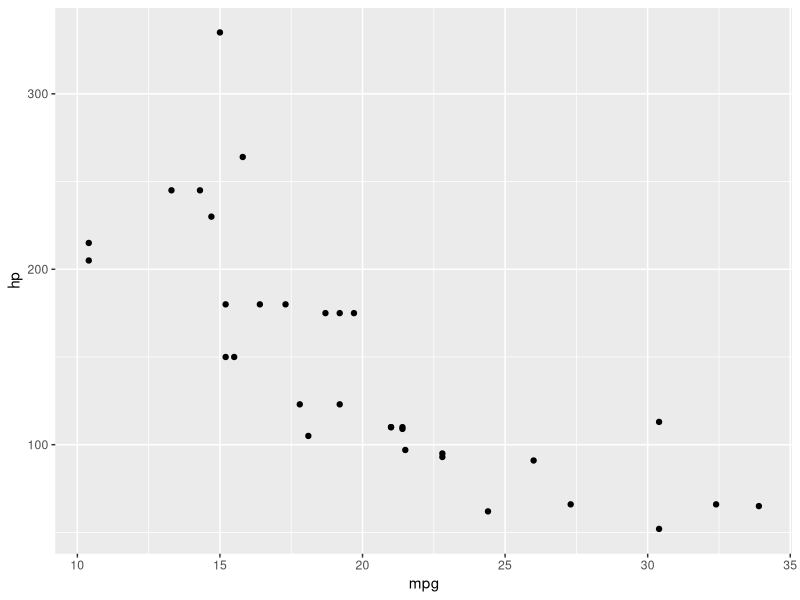
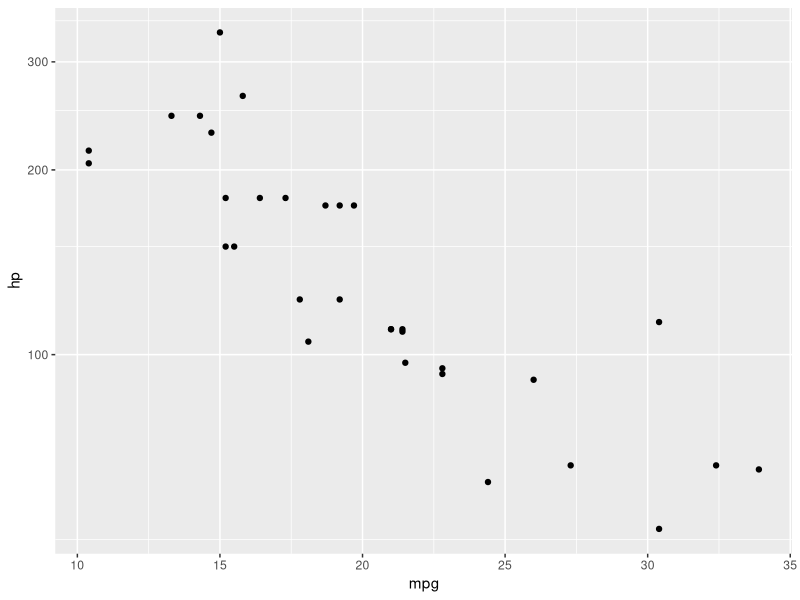
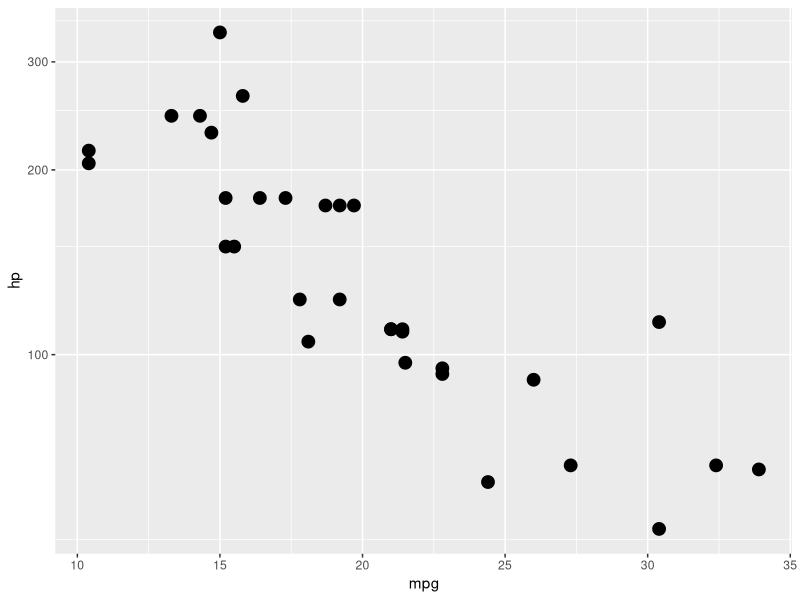
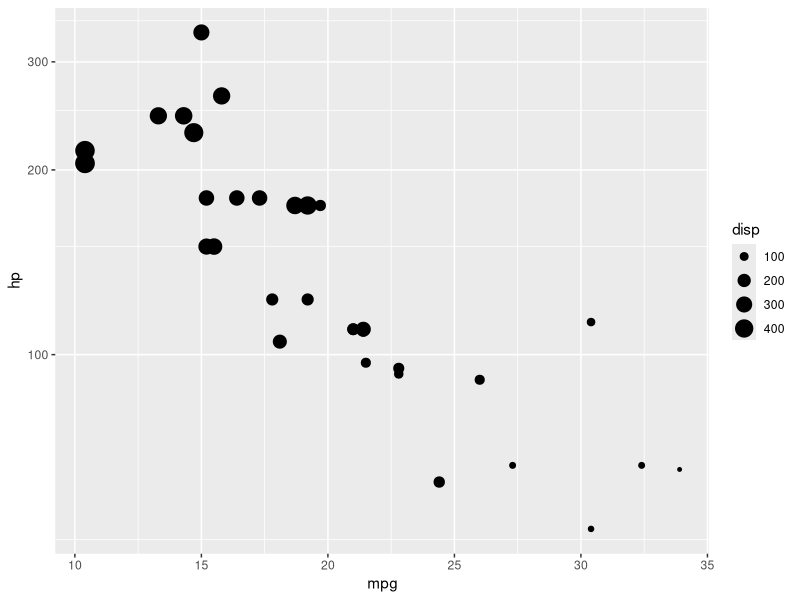
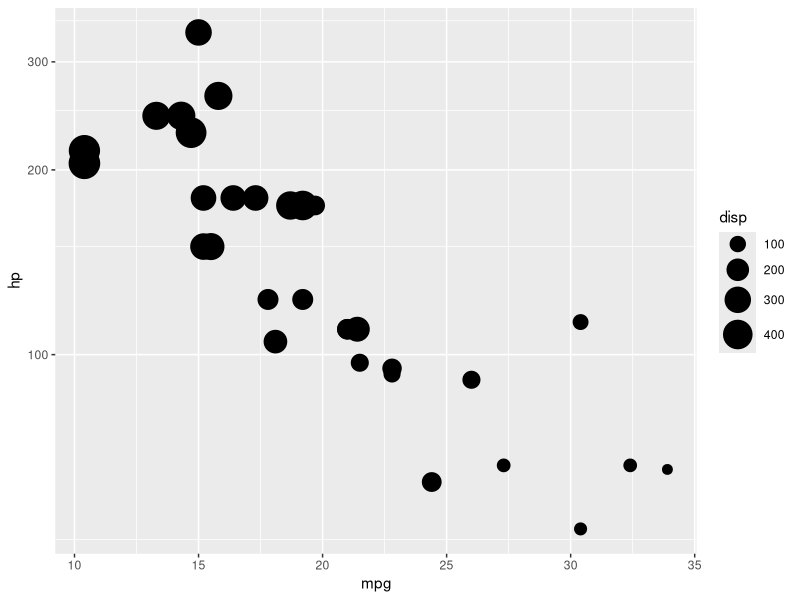
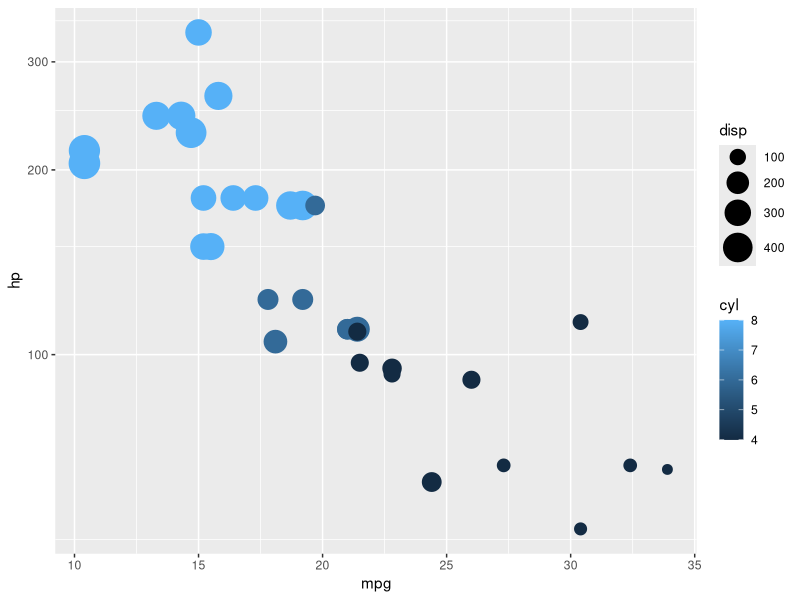
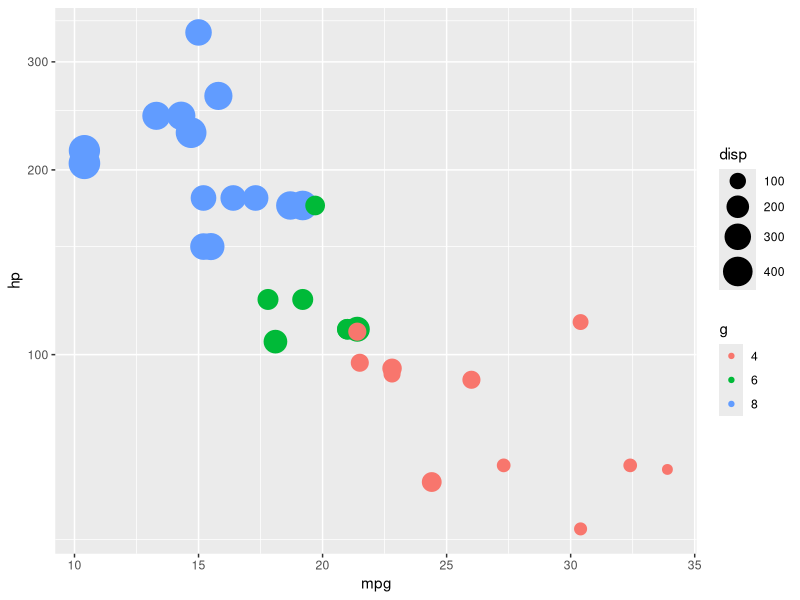
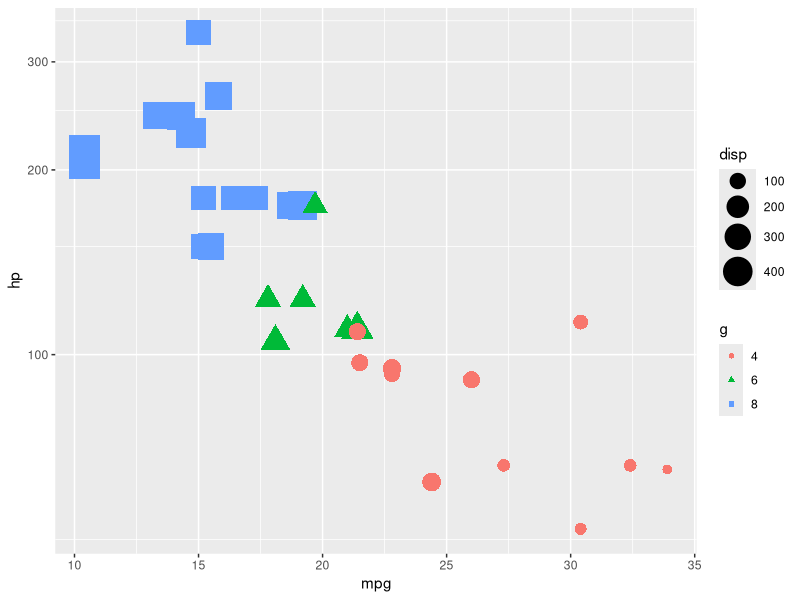

Write the R code that produced these figures, in order.
library(ggplot2)


#### Einfacher Plot ####

ggplot(
  mtcars, 
  aes(x = mpg, y = hp)
  ) + 
  geom_point()


#### Logithmische Y-Achse ####

ggplot(
  mtcars, 
  aes(x = mpg, y = hp)
) + 
  geom_point(
  ) +
  coord_trans(y="log2")


#### Symbolgröße #####

ggplot(
  mtcars, 
  aes(x = mpg, y = hp)
  ) + 
  geom_point(
    # size manuell angeben
    size = 4
  ) + 
  coord_trans(y="log2")


#### Symbolgröße abhängig von Variable ####

ggplot(
  mtcars, 
  # size in aes() in Abhängigkeit zu Variable
  aes(x = mpg, y = hp, size = disp)
  ) + 
  geom_point(
  ) + 
  coord_trans(y="log2")


#### Grenzen für Symbolgröße ####

ggplot(
  mtcars, 
  # size in aes() in Abhängigkeit zu Variable
  aes(x = mpg, y = hp, size = disp)
  ) + 
  geom_point(
  ) + 
  coord_trans(y="log2"
  ) + 
  # manuelle Festlegung der Symbolgrößen
  # scale_size_continuous(range = c(1,10))
  # range jetzt von 3 bis 10
  scale_size_continuous(range = c(3,10))


#### Füllfarbe ####
# Farbige Markierung von Zylinderanzahl als Füllfarbe

ggplot(
  mtcars, 
  # color gibt Farbe der Symbole an
  aes(x = mpg, y = hp, size = disp, color = cyl)
  ) + 
  geom_point(
  ) + 
  coord_trans(y="log2"
  ) +
  scale_size_continuous(range = c(3,10))


# Füllung zu gradient hier falsch

# Zylinderanzahl zum Faktor machen
as.factor(mtcars$cyl) -> g

ggplot(
  mtcars, 
  # neue Variable als Farbe
  aes(x = mpg, y = hp, size = disp, color = g)
  ) + 
  geom_point(
  ) + 
  coord_trans(y="log2"
  ) + 
  scale_size_continuous(range = c(3,10))


#### Symboltypen ####

ggplot(
  mtcars, 
  # Variable auch für Form verwenden
  aes(x = mpg, y = hp, size = disp, color = g, shape = g)
  ) + 
  geom_point(
  ) + 
  coord_trans(y="log2"
  ) + 
  scale_size_continuous(range = c(3,10))


# Form und Farbe getrennten Variablen zuweisen

ggplot(
  mtcars, 
  # Variable auch für Form verwenden
  aes(x = mpg, y = hp, size = disp, color = wt, shape = g)
  ) + 
  geom_point(
  )  + 
  coord_trans(y="log2"
  ) +
  scale_size_continuous(range = c(3,10))


#### Eigene Farbskala ####

ggplot(
  mtcars, 
  aes(x = mpg, y = hp, size = disp, color = wt, shape = g)
  ) + 
  geom_point(
  ) + 
  coord_trans(y="log2"
  ) + 
  scale_size_continuous(range = c(3,10)) +
  # eigene Skala
  scale_color_gradient(low = "green", high = "red")



ggplot(
  mtcars, 
  aes(x = mpg, y = hp, size = disp, color = wt, shape = g)
  ) + 
  geom_point(
  ) + 
  coord_trans(y="log2"
  ) + 
  scale_size_continuous(
    range = c(3,10)
  ) +
  # eigene Skala
  scale_color_gradient(
    low = "green", 
    high = "red"
  ) + 
  # Symbole mit möglicher Füllung ab Nr. 21
    scale_shape_manual(
    values = 21:(21+length(unique(g)))
  )


# aber da Farbe bislang mit color definiert werden die Symbole nicht ausgefüllt

ggplot(
  mtcars, 
  # fill anstatt color
  aes(x = mpg, y = hp, size = disp, fill = wt, shape = g)
  ) + 
  geom_point(
  ) + 
  coord_trans(y="log2"
  ) + 
  scale_size_continuous(
    range = c(3,10)
  ) +
  # ACHTUNG: in scale_fill_gradient() ändern!!!
  scale_fill_gradient(
    low = "green", 
    high = "red"
  ) + 
  scale_shape_manual(
    values = 21:(21+length(unique(g)))
  )


#### Facet ####
# nach Automatik oder Schalter -> mtcars$am

ggplot(
  mtcars, 
  aes(x = mpg, y = hp, size = disp, fill = wt, shape = g)
) + 
  geom_point(
  ) + 
  coord_trans(y="log2"
  ) + 
  scale_size_continuous(
    range = c(3,10)
  ) +
  # ACHTUNG: in scale_fill_gradient() ändern!!!
  scale_fill_gradient(
    low = "green", 
    high = "red"
  ) + 
  # Symbole mit möglicher Füllung ab Nr. 21
  scale_shape_manual(
    values = 21:(21+length(unique(g)))
  ) + 
  facet_wrap(~ am)


#### Letzter Zustand ####
mtcars2 <- mtcars

mtcars2$am[mtcars2$am == 1] <- "Manuell"
mtcars2$am[mtcars2$am == 0] <- "Automatik"

ggplot(
  mtcars2, 
  aes(x = mpg, y = hp, size = disp, fill = wt, shape = g)
) + 
  geom_point(
  ) + 
  coord_trans(y="log2"
  ) + 
  scale_size_continuous(
    range = c(3,10),
    name = "Hubraum"
  ) +
  # ACHTUNG: in scale_fill_gradient() ändern!!!
  scale_fill_gradient(
    low = "green", 
    high = "red",
    name = "Gewicht"
  ) + 
  # Symbole mit möglicher Füllung ab Nr. 21
  scale_shape_manual(
    values = 21:(21+length(unique(g))),
    name = "Zylinder"
  ) + 
  facet_grid(. ~ am)
